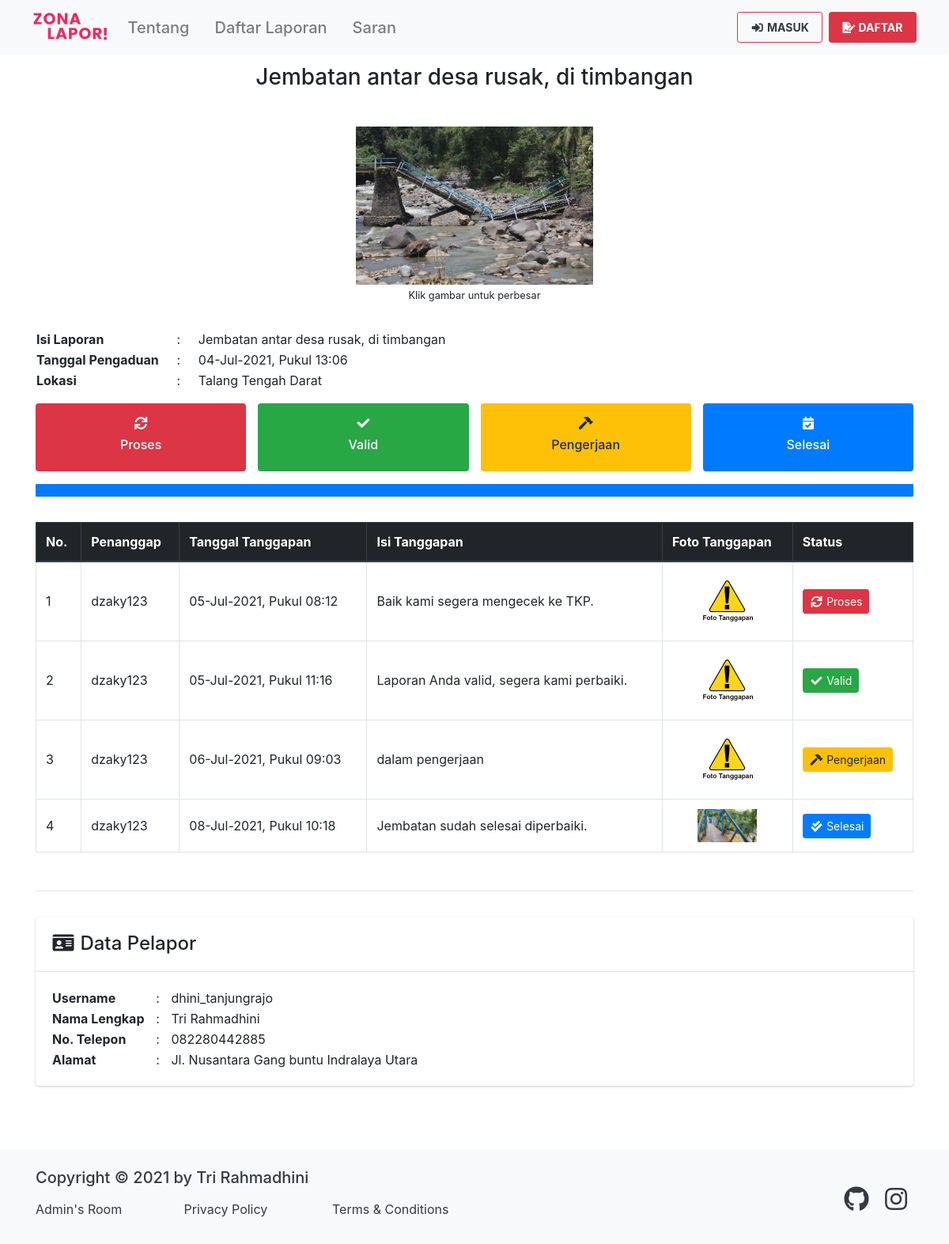
The page /landing/detailPengaduan/2 on the database its author committed.
### tables this page shows
CREATE TABLE `pengaduan` (
  `id_pengaduan` int(11) NOT NULL,
  `isi_laporan` text NOT NULL,
  `tgl_pengaduan` datetime NOT NULL,
  `foto` varchar(500) DEFAULT 'default.png',
  `status_pengaduan` enum('belum_ditanggapi','proses','valid','pengerjaan','selesai','tidak_valid') NOT NULL DEFAULT 'belum_ditanggapi',
  `id_masyarakat` int(11) NOT NULL,
  `id_kelurahan` int(11) NOT NULL
);

CREATE TABLE `kelurahan` (
  `id_kelurahan` int(11) NOT NULL,
  `kelurahan` varchar(100) NOT NULL,
  `id_kecamatan` int(11) NOT NULL
);

CREATE TABLE `tanggapan` (
  `id_tanggapan` int(11) NOT NULL,
  `isi_tanggapan` text NOT NULL,
  `tgl_tanggapan` datetime NOT NULL,
  `status_tanggapan` enum('proses','valid','pengerjaan','selesai','tidak_valid') NOT NULL,
  `foto_tanggapan` varchar(500) NOT NULL DEFAULT 'default.png',
  `id_pengaduan` int(11) NOT NULL,
  `id_user` int(11) NOT NULL
);

CREATE TABLE `user` (
  `id_user` int(11) NOT NULL,
  `nama` varchar(100) NOT NULL,
  `username` varchar(100) NOT NULL,
  `password` varchar(255) NOT NULL,
  `no_telepon` varchar(20) NOT NULL,
  `jabatan` enum('administrator','operator') NOT NULL
);

CREATE TABLE `masyarakat` (
  `id_masyarakat` int(11) NOT NULL,
  `nama` varchar(100) NOT NULL,
  `username` varchar(100) NOT NULL,
  `password` varchar(255) NOT NULL,
  `no_telepon` varchar(20) NOT NULL,
  `alamat` text NOT NULL
);

### application/controllers/Landing.php (called while the page is built, shortened)
<?php
class Landing extends CI_Controller
{
	public function __construct()
	{
		$this->load->model('Pengaduan_model', 'pemo');
		$this->load->model('Landing_model', 'lamo');
		$this->load->model('Tanggapan_model', 'tamo');
	}
	public function detailPengaduan($id_pengaduan = 0)
	{
		$data['id_pengaduan'] 	= $id_pengaduan;
		$data['pengaduan']		= $this->pemo->getPengaduanById($id_pengaduan);
		$data['title']  		= 'Detail Pengaduan - ' . $data['pengaduan']['isi_laporan'];
		$data['tanggapan']		= $this->tamo->getTanggapanByIdPengaduan($id_pengaduan);
		$this->load->view('templates/header', $data);
		$this->load->view('landing/detail_pengaduan', $data);
		$this->load->view('templates/footer', $data);
	}
}

### index.php (called while the page is built, shortened)
<?php
require_once BASEPATH.'core/CodeIgniter.php';

### application/models/Pengaduan_model.php (called while the page is built, shortened)
<?php
class Pengaduan_model extends CI_Model
{
	public function getPengaduanById($id_pengaduan)
	{
		$this->db->join('masyarakat', 'pengaduan.id_masyarakat=masyarakat.id_masyarakat');
		$this->db->join('kelurahan', 'pengaduan.id_kelurahan=kelurahan.id_kelurahan');
		return $this->db->get_where('pengaduan', ['id_pengaduan' => $id_pengaduan])->row_array();
	}
}

### application/models/Tanggapan_model.php (called while the page is built, shortened)
<?php
class Tanggapan_model extends CI_Model
{
	public function getTanggapanByIdPengaduan($id_pengaduan)
	{
		$this->db->join('user', 'tanggapan.id_user=user.id_user');
		$this->db->join('pengaduan', 'tanggapan.id_pengaduan=pengaduan.id_pengaduan');
		$this->db->order_by('id_tanggapan', 'asc');
		return $this->db->get_where('tanggapan', ['pengaduan.id_pengaduan' => $id_pengaduan])->result_array();
	}
}

### application/views/landing/detail_pengaduan.php (the view, shortened to what this page needs)
<header>
	<nav class="navbar navbar-expand-lg navbar-light bg-light fixed-top">
	  <div class="container">
	    <a class="navbar-brand" href="<?= base_url(); ?>">
	      <img src="<?= base_url('assets/img/img_properties/favicon-text.png'); ?>" class="d-inline-block align-top img-fluid img-w-100">
	    </a>
	    <div class="collapse navbar-collapse" id="navbarNavAltMarkup">
	      <div class="navbar-nav">
	        <a class="nav-link page-scroll" href="<?= base_url('landing/'); ?>#tentang"><h5 class="my-auto">Tentang</h5></a>
	        <a class="nav-link page-scroll" href="<?= base_url('landing/'); ?>#daftar_laporan"><h5 class="my-auto">Daftar Laporan</h5></a>
	        <a class="nav-link page-scroll" href="<?= base_url('landing/'); ?>#saran"><h5 class="my-auto">Saran</h5></a>
	      </div>
	      <div class="navbar-nav ml-auto">
	        <a class="nav-link btn btn-sm font-weight-bold m-1 btn-login" href="<?= base_url('landing/masuk'); ?>"><i class="fas fa-fw fa-sign-in-alt"></i> MASUK</a>
	        <a class="nav-link btn btn-sm font-weight-bold m-1 btn-danger text-white" href="<?= base_url('landing/daftar'); ?>"><i class="fas fa-fw fa-file-signature"></i> DAFTAR</a>
	      </div>
	    </div>
	  </div>
	</nav>
</header>
<main class="flex-shrink-0">
	<div class="container mb-5">
		<div class="row justify-content-center py-3">
			<div class="col-lg header-title">
				<h3 class="text-center"><?= $pengaduan['isi_laporan']; ?></h3>
			</div>
		</div>
		<div class="row text-center py-3">
			<div class="col-lg">
				<a href="<?= base_url('assets/img/img_pengaduan/') . $pengaduan['foto']; ?>" class="enlarge">
					<img src="<?= base_url('assets/img/img_pengaduan/') . $pengaduan['foto']; ?>" class="img-fluid img-hm-200" alt="<?= $pengaduan['foto']; ?>">
				</a><br>
				<small>Klik gambar untuk perbesar</small>
			</div>
		</div>
		<div class="row my-3">
			<div class="col-lg">
				<table>
					<tr>
						<th class="align-middle">Isi Laporan</th>
						<td style="width: 3rem" class="align-middle text-center">:</td>
						<td class="align-middle"><?= $pengaduan['isi_laporan']; ?></td>
					</tr>
					<tr>
						<th class="align-middle">Tanggal Pengaduan</th>
						<td style="width: 3rem" class="align-middle text-center">:</td>
						<td class="align-middle"><?= date('d-M-Y, \P\u\k\u\l H:i', strtotime($pengaduan['tgl_pengaduan'])); ?></td>
					</tr>
					<tr>
						<th class="align-middle">Lokasi</th>
						<td style="width: 3rem" class="align-middle text-center">:</td>
						<td class="align-middle"><?= $pengaduan['kelurahan']; ?></td>
					</tr>
				</table>
			</div>
		</div>
		<div class="row my-2">
			<div class="col-3">
				<div class="text-center bg-danger py-3 rounded text-white">
					<h6><i class="fas fa-fw fa-sync"></i></h6>
					<h6>Proses</h6>
				</div>
			</div>
			<div class="col-3">
				<div class="text-center bg-success py-3 rounded text-white">
					<h6><i class="fas fa-fw fa-check"></i></h6>
					<h6>Valid</h6>
				</div>
			</div>
			<div class="col-3">
				<div class="text-center bg-warning py-3 rounded text-white">
					<h6><i class="fas fa-fw fa-hammer"></i></h6>
					<h6>Pengerjaan</h6>
				</div>
			</div>
			<div class="col-3">
				<div class="text-center bg-primary py-3 rounded text-white">
					<h6><i class="fas fa-fw fa-calendar-check"></i></h6>
					<h6>Selesai</h6>
				</div>
			</div>
		</div>
		<div class="row my-3">
			<div class="col">
				<?php if ($pengaduan['status_pengaduan'] == 'belum_ditanggapi'): ?>
					<div class="progress">
						<div class="progress-bar progress-bar-striped bg-danger" role="progressbar" style="width: 15%" aria-valuenow="15" aria-valuemin="0" aria-valuemax="100"></div>
					</div>
				<?php elseif ($pengaduan['status_pengaduan'] == 'proses'): ?>
					<div class="progress">
					  <div class="progress-bar bg-danger" role="progressbar" style="width: 15%" aria-valuenow="15" aria-valuemin="0" aria-valuemax="15"></div>
					</div>
				<?php elseif ($pengaduan['status_pengaduan'] == 'valid'): ?>
					<div class="progress">
					  <div class="progress-bar bg-success" role="progressbar" style="width: 40%" aria-valuenow="40" aria-valuemin="0" aria-valuemax="40"></div>
					</div>
				<?php elseif ($pengaduan['status_pengaduan'] == 'pengerjaan'): ?>
					<div class="progress">
					  <div class="progress-bar bg-warning" role="progressbar" style="width: 65%" aria-valuenow="65" aria-valuemin="0" aria-valuemax="65"></div>
					</div>
				<?php elseif ($pengaduan['status_pengaduan'] == 'selesai'): ?>
					<div class="progress">
					  <div class="progress-bar bg-primary" role="progressbar" style="width: 100%" aria-valuenow="100" aria-valuemin="0" aria-valuemax="100"></div>
					</div>
				<?php endif ?>
			</div>
		</div>
		<div class="row py-3">
			<div class="col-lg">
				<div class="table-responsive">
					<table class="table table-bordered">
						<thead class="thead-dark">
							<tr>
								<th class="align-middle">No.</th>
								<th class="align-middle">Penanggap</th>
								<th class="align-middle">Tanggal Tanggapan</th>
								<th class="align-middle">Isi Tanggapan</th>
								<th class="align-middle">Foto Tanggapan</th>
								<th class="align-middle">Status</th>
							</tr>
						</thead>
						<tbody>
							<?php $i = 1; ?>
							<?php foreach ($tanggapan as $dt): ?>
								<tr>
									<td class="align-middle"><?= $i++; ?></td>
									<td class="align-middle"><?= $dt['username']; ?></td>
									<td class="align-middle"><?= date('d-M-Y, \P\u\k\u\l H:i', strtotime($dt['tgl_tanggapan'])); ?></td>
									<td class="align-middle"><?= $dt['isi_tanggapan']; ?></td>
									<?php
										$status = explode('_', $dt['status_tanggapan']);
										$status = implode(' ', $status);
										$status = ucwords(strtolower($status));
									?>
									<td class="align-middle text-center">
										<a href="<?= base_url('assets/img/img_tanggapan/') . $dt['foto_tanggapan']; ?>" class="enlarge">
											<img src="<?= base_url('assets/img/img_tanggapan/') . $dt['foto_tanggapan']; ?>" class="img-fluid img-w-75-hm-100" alt="<?= $dt['foto_tanggapan']; ?>">
										</a>
									</td>
									<td class="align-middle">
										<?php if ($dt['status_tanggapan'] == 'proses'): ?>
											<button type="button" class="btn btn-sm text-center btn-danger"><i class="fas fa-fw fa-sync"></i> <?= $status; ?></button>
										<?php elseif ($dt['status_tanggapan'] == 'valid'): ?>
											<button type="button" class="btn btn-sm text-center btn-success"><i class="fas fa-fw fa-check"></i> <?= $status; ?></button>
										<?php elseif ($dt['status_tanggapan'] == 'pengerjaan'): ?>
											<button type="button" class="btn btn-sm text-center btn-warning"><i class="fas fa-fw fa-hammer"></i> <?= $status; ?></button>
										<?php elseif ($dt['status_tanggapan'] == 'selesai'): ?>
											<button type="button" class="btn btn-sm text-center btn-primary"><i class="fas fa-fw fa-check-double"></i> <?= $status; ?></button>
										<?php elseif ($dt['status_tanggapan'] == 'tidak_valid'): ?>
											<button type="button" class="btn btn-sm text-center btn-secondary"><i class="fas fa-fw fa-times"></i> <?= $status; ?></button>
										<?php else: ?>
											<button type="button" class="btn btn-sm text-center btn-secondary"><i class="fas fa-fw fa-times"></i> <?= $status; ?></button>
										<?php endif ?>
									</td>
								</tr>
							<?php endforeach ?>
						</tbody>
					</table>
				</div>
			</div>
		</div>
		<hr>
		<div class="row py-3">
			<div class="col-lg">
				<div class="card">
					<div class="card-header mt-2">
						<h4><i class="fas fa-fw fa-id-card"></i> Data Pelapor</h4>
					</div>
					<div class="card-body">
						<table>
							<tr>
								<th>Username</th>
								<td style="width: 2rem; text-align: center;"> : </td>
								<td><?= $pengaduan['username']; ?></td>
							</tr>
							<tr>
								<th>Nama Lengkap</th>
								<td style="width: 2rem; text-align: center;"> : </td>
								<td><?= $pengaduan['nama']; ?></td>
							</tr>
							<tr>
								<th>No. Telepon</th>
								<td style="width: 2rem; text-align: center;"> : </td>
								<td><?= $pengaduan['no_telepon']; ?></td>
							</tr>
							<tr>
								<th>Alamat</th>
								<td style="width: 2rem; text-align: center;"> : </td>
								<td><?= $pengaduan['alamat']; ?></td>
							</tr>
						</table>
					</div>
				</div>
			</div>
		</div>
	</div>
</main>

### assets/css/zona_lapor.css (style rules this page uses)
main > .container { padding: 60px 15px 0; }
.header-title { margin: 5px 0; text-align: center; }
@media (min-width: 992px) { .header-title { margin: 5px 0; text-align: left; } }
.img-w-75-hm-100 { max-height: 100px !important; width: 75px !important; }
.img-w-100 { width: 100px !important; }
.img-hm-200 { max-height: 200px !important; }
.btn-login { background: transparent !important; border: 1px solid #DC3545; color: #343a40 !important; }

### rows shown on the page
pengaduan: isi_laporan "Jembatan antar desa rusak, di timbangan", foto (picture), tgl_pengaduan "04-Jul-2021, Pukul 13:06", id_kelurahan.kelurahan "Talang Tengah Darat", id_masyarakat.username "dhini_tanjungrajo", id_masyarakat.nama "Tri Rahmadhini", id_masyarakat.no_telepon "082280442885", id_masyarakat.alamat "Jl. Nusantara Gang buntu Indralaya Utara"
tanggapan: id_user.username "dzaky123", tgl_tanggapan "05-Jul-2021, Pukul 08:12", isi_tanggapan "Baik kami segera mengecek ke TKP.", foto_tanggapan (placeholder picture), status_tanggapan "Proses"
tanggapan: id_user.username "dzaky123", tgl_tanggapan "05-Jul-2021, Pukul 11:16", isi_tanggapan "Laporan Anda valid, segera kami perbaiki.", foto_tanggapan (placeholder picture), status_tanggapan "Valid"
tanggapan: id_user.username "dzaky123", tgl_tanggapan "06-Jul-2021, Pukul 09:03", isi_tanggapan "dalam pengerjaan", foto_tanggapan (placeholder picture), status_tanggapan "Pengerjaan"
tanggapan: id_user.username "dzaky123", tgl_tanggapan "08-Jul-2021, Pukul 10:18", isi_tanggapan "Jembatan sudah selesai diperbaiki.", foto_tanggapan (picture), status_tanggapan "Selesai"
